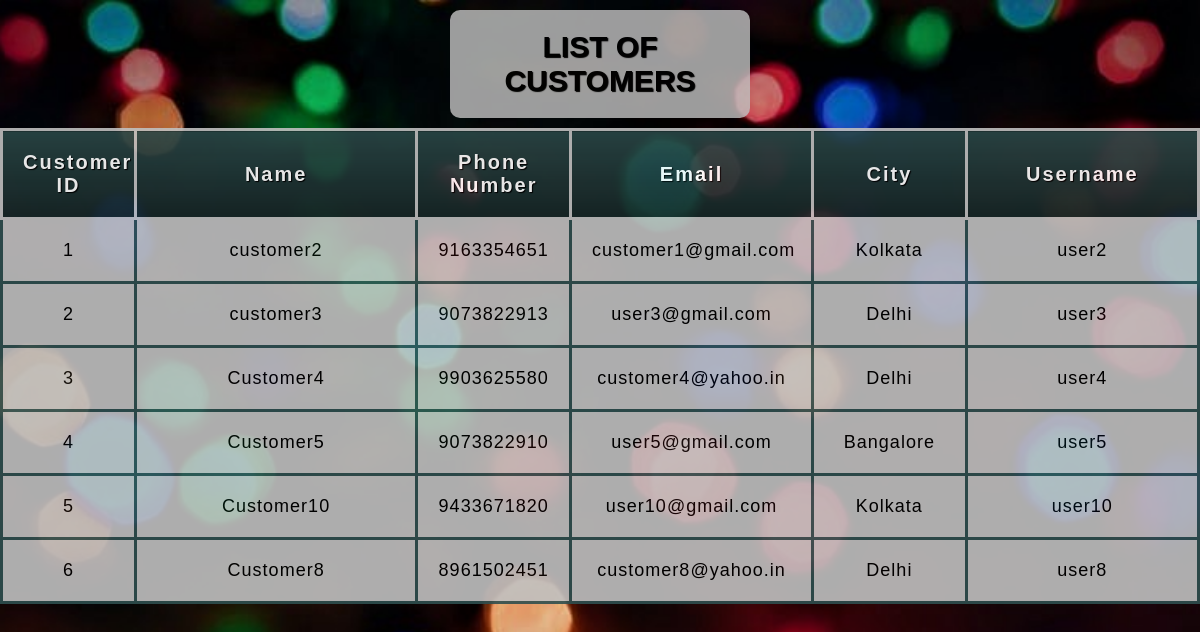
The page /adminhome/display/displaycustomer.php on the database its author committed.
### tables this page shows
CREATE TABLE `customer` (
  `customer_id` int(11) NOT NULL,
  `customer_name` varchar(50) NOT NULL,
  `customer_phone_number` varchar(50) NOT NULL,
  `customer_email` varchar(50) NOT NULL,
  `customer_city` varchar(50) NOT NULL,
  `customer_username` varchar(50) NOT NULL
);

### adminhome/display/displaycustomer.php (the view, shortened to what this page needs)
<!DOCTYPE html>
<html>
<head>
	<link rel="stylesheet" type="text/css" href="css/displaycustomer_styles.css">
</head>
<body>
<?php
$servername = "localhost";
$username="root";
$password="";
$dbname="onlineeventmanagementsystem";
$conn = new mysqli($servername, $username, $password, $dbname);
$sql = "SELECT *
		FROM customer";
$result = $conn->query($sql);
if($result->num_rows > 0){
	echo "<table>
		<caption>LIST OF CUSTOMERS</caption>
		<thead>
			<tr>
				<th scope='col'>Customer ID</th>
				<th scope='col'>Name</th>
				<th scope='col'>Phone Number</th>
				<th scope='col'>Email</th>
				<th scope='col'>City</th>
				<th scope='col'>Username</th>
			</tr>
		</thead>
		<tbody>";
	while($row = mysqli_fetch_array($result)) {
    	 echo "<tr>
    	 		<td>".$row["customer_id"]."</td>
    	 		<td>".$row["customer_name"]."</td>
    	 		<td>".$row["customer_phone_number"]."</td>
    	 		<td>".$row["customer_email"]."</td>
    	 		<td>".$row["customer_city"]."</td>
    	 		<td>".$row["customer_username"]."</td>
    	 	</tr>";
	}
	echo "</tbody></table>";
}
else {
    echo "0 results";
}
?>

### adminhome/display/css/displaycustomer_styles.css (style rules this page uses)
body { margin: 0; padding: 0; background: url(login_bg.jpg) no-repeat center center fixed; background-size: cover; font-family: sans-serif; }
table { table-layout: fixed; width: 100%; border-collapse: collapse; font-size: 18px; background-color: silver; opacity: 0.9; border-radius: 10px; }
thead th:nth-child(1) { width: 10%; }
thead th:nth-child(2) { width: 25%; }
thead th:nth-child(3) { width: 12%; }
thead th:nth-child(4) { width: 21%; }
thead th:nth-child(5) { width: 12%; }
thead th:nth-child(6) { width: 20%; }
caption { width: 25%; margin-left: 37.5%; padding-top: 20px; padding-bottom: 20px; background-color: silver; font-size: 30px; font-weight: bold; text-shadow: 1px 1px 1px black; border-radius: 10px; margin-bottom: 10px; margin-top: 10px; opacity: 0.9; }
th, td { padding: 20px; }
th { letter-spacing: 2px; font-size: 20px; }
td { letter-spacing: 1px; }
tbody td, th { text-align: center; border: 3px solid darkslategray; }
thead { background-color: darkslategray; color: white; text-shadow: 1px 1px 1px black; }
thead th { background: linear-gradient(to bottom, rgba(0,0,0,0.1), rgba(0,0,0,0.5)); border: 3px solid silver; }

### rows shown on the page
customer: customer_id "1", customer_name "customer2", customer_phone_number "9163354651", customer_email "customer1@gmail.com", customer_city "Kolkata", customer_username "user2"
customer: customer_id "2", customer_name "customer3", customer_phone_number "9073822913", customer_email "user3@gmail.com", customer_city "Delhi", customer_username "user3"
customer: customer_id "3", customer_name "Customer4", customer_phone_number "9903625580", customer_email "customer4@yahoo.in", customer_city "Delhi", customer_username "user4"
customer: customer_id "4", customer_name "Customer5", customer_phone_number "9073822910", customer_email "user5@gmail.com", customer_city "Bangalore", customer_username "user5"
customer: customer_id "5", customer_name "Customer10", customer_phone_number "9433671820", customer_email "user10@gmail.com", customer_city "Kolkata", customer_username "user10"
customer: customer_id "6", customer_name "Customer8", customer_phone_number "8961502451", customer_email "customer8@yahoo.in", customer_city "Delhi", customer_username "user8"
